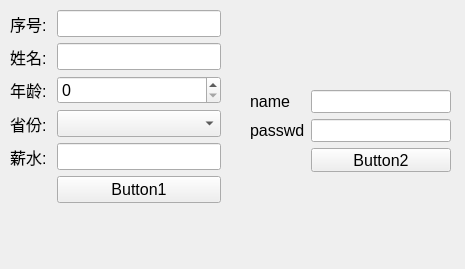
<?xml version="1.0" encoding="UTF-8"?>
<ui version="4.0">
 <class>MainWindow</class>
 <widget class="QMainWindow" name="MainWindow">
  <property name="geometry">
   <rect>
    <x>0</x>
    <y>0</y>
    <width>465</width>
    <height>269</height>
   </rect>
  </property>
  <property name="font">
   <font>
    <pointsize>12</pointsize>
   </font>
  </property>
  <property name="windowTitle">
   <string>MainWindow</string>
  </property>
  <widget class="QWidget" name="centralwidget">
   <widget class="QWidget" name="formLayoutWidget">
    <property name="geometry">
     <rect>
      <x>250</x>
      <y>90</y>
      <width>201</width>
      <height>82</height>
     </rect>
    </property>
    <layout class="QFormLayout" name="formLayout_2">
     <item row="0" column="0">
      <widget class="QLabel" name="label_6">
       <property name="text">
        <string>name</string>
       </property>
      </widget>
     </item>
     <item row="0" column="1">
      <widget class="QLineEdit" name="loginEdit_name"/>
     </item>
     <item row="1" column="0">
      <widget class="QLabel" name="label_7">
       <property name="text">
        <string>passwd</string>
       </property>
      </widget>
     </item>
     <item row="1" column="1">
      <widget class="QLineEdit" name="loginEdit_passwd">
       <property name="inputMethodHints">
        <set>Qt::ImhHiddenText|Qt::ImhNoAutoUppercase|Qt::ImhNoPredictiveText|Qt::ImhSensitiveData</set>
       </property>
       <property name="text">
        <string/>
       </property>
       <property name="echoMode">
        <enum>QLineEdit::Password</enum>
       </property>
      </widget>
     </item>
     <item row="2" column="1">
      <widget class="QPushButton" name="pushButton2">
       <property name="text">
        <string>Button2</string>
       </property>
      </widget>
     </item>
    </layout>
   </widget>
   <widget class="QWidget" name="layoutWidget">
    <property name="geometry">
     <rect>
      <x>10</x>
      <y>10</y>
      <width>211</width>
      <height>202</height>
     </rect>
    </property>
    <layout class="QFormLayout" name="formLayout">
     <item row="2" column="0">
      <widget class="QLabel" name="label_id">
       <property name="sizePolicy">
        <sizepolicy hsizetype="Fixed" vsizetype="Preferred">
         <horstretch>0</horstretch>
         <verstretch>0</verstretch>
        </sizepolicy>
       </property>
       <property name="text">
        <string>序号: </string>
       </property>
      </widget>
     </item>
     <item row="2" column="1">
      <widget class="QLineEdit" name="lineEdit_id"/>
     </item>
     <item row="4" column="0">
      <widget class="QLabel" name="label_name">
       <property name="sizePolicy">
        <sizepolicy hsizetype="Fixed" vsizetype="Preferred">
         <horstretch>0</horstretch>
         <verstretch>0</verstretch>
        </sizepolicy>
       </property>
       <property name="text">
        <string>姓名: </string>
       </property>
      </widget>
     </item>
     <item row="6" column="0">
      <widget class="QLabel" name="label_age">
       <property name="sizePolicy">
        <sizepolicy hsizetype="Fixed" vsizetype="Preferred">
         <horstretch>0</horstretch>
         <verstretch>0</verstretch>
        </sizepolicy>
       </property>
       <property name="text">
        <string>年龄: </string>
       </property>
      </widget>
     </item>
     <item row="6" column="1">
      <widget class="QSpinBox" name="spinBox_age"/>
     </item>
     <item row="8" column="0">
      <widget class="QLabel" name="label_province">
       <property name="sizePolicy">
        <sizepolicy hsizetype="Fixed" vsizetype="Preferred">
         <horstretch>0</horstretch>
         <verstretch>0</verstretch>
        </sizepolicy>
       </property>
       <property name="text">
        <string>省份: </string>
       </property>
      </widget>
     </item>
     <item row="10" column="0">
      <widget class="QLabel" name="label_salary">
       <property name="sizePolicy">
        <sizepolicy hsizetype="Fixed" vsizetype="Preferred">
         <horstretch>0</horstretch>
         <verstretch>0</verstretch>
        </sizepolicy>
       </property>
       <property name="text">
        <string>薪水: </string>
       </property>
      </widget>
     </item>
     <item row="10" column="1">
      <widget class="QLineEdit" name="lineEdit_salary"/>
     </item>
     <item row="4" column="1">
      <widget class="QLineEdit" name="lineEdit_name"/>
     </item>
     <item row="11" column="1">
      <widget class="QPushButton" name="pushButton1">
       <property name="text">
        <string>Button1</string>
       </property>
      </widget>
     </item>
     <item row="8" column="1">
      <widget class="QComboBox" name="combo_privince"/>
     </item>
    </layout>
   </widget>
  </widget>
 </widget>
 <resources/>
 <connections/>
</ui>
